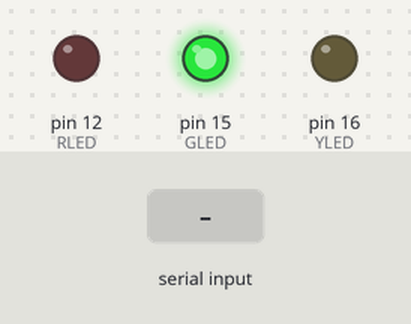
The sketch below on a simulated Arduino Mega 2560, built with avr-gcc and run on an emulated ATmega2560. Parts: output pins drawn as LEDs (lit = HIGH). Inputs (shaded band) come from the test bench. Random numbers use the default seed unless the sketch sets one; what the sketch prints to the serial monitor is not drawn.

Above: at 0.1 s.
At 1.4 s:
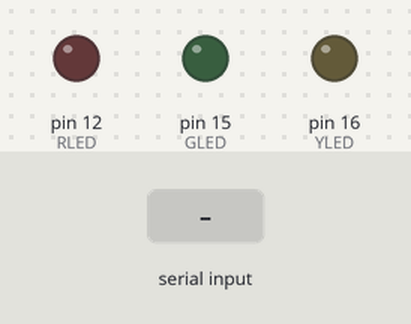
1.5 s: "W" received over the second serial link
At 2.7 s:
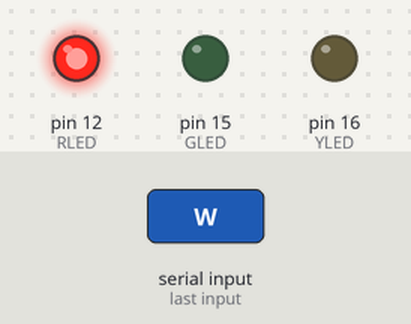
Timing chart, 0 to 8.0 s (numbered marks = the images above; inputs shaded):
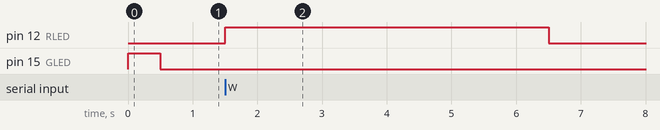

The sketch:

Lab1_Teensy_Final_Arti.ino
```cpp
#define RLED 12
#define YLED 16
#define GLED 15
//0 RX, 1 TX

struct Data
{
  uint8_t c[20];
  uint16_t len = 0;
};

char array[3] = {'R', 'Y', 'G'};
Data packet;

char s[sizeof(Data)];

// Adds one random character to the existing sequence
void genChar(Data& packet)
{
  int randNum = random(0,3);
  packet.c[packet.len] =  array[randNum];
  packet.len ++; //increase length per round
}

void reset(Data& packet)
{
  packet.len = 0;
}

void setup() {

  pinMode(RLED, OUTPUT);
  pinMode(YLED, OUTPUT);
  pinMode(GLED, OUTPUT);
  Serial.begin(9600);
  randomSeed(analogRead(0));
  Serial1.begin(9600); //write to Arduino Pro
  //Serial2.begin(9600);
  genChar(packet);
}

void loop() {
  // 1. Send bytes
  //memcpy(s, &packet, sizeof(Data)); //not necessary, below line was modified
  Serial1.write((uint8_t*)&packet, sizeof(Data)); //or cast as char
  Serial.println(sizeof(Data));
  Serial.println((char*)packet.c);

  // 2. Flash each corresponding LED to Player 1
  for(int k = 0 ; k < packet.len; k++)
  {
    Serial.println("In loop");
    char color = packet.c[k];
    if (color == 'R')
    {
      digitalWrite(RLED, HIGH);
      delay(500);
      digitalWrite(RLED, LOW);
      delay(100);
     }
     else if (color == 'Y')
     {
      digitalWrite(YLED, HIGH);
      delay(500);
      digitalWrite(YLED, LOW);
      delay(100);
      }
     else if (color == 'G')
     {
      digitalWrite(GLED, HIGH);
      delay(500);
      digitalWrite(GLED, LOW);
      delay(100);
      }
    }

    Serial.println("Pass color flashing");
    // Goes into while loop to wait for Arduino to respond
    char res;

    while(true)
{

    res = Serial1.read();
    //Serial.println("In While loop");
    Serial.println(res);
    if (res == 'C') //correct
   {
      digitalWrite(GLED, HIGH);
      delay(5000);
      digitalWrite(GLED, LOW);
      delay(500);
      genChar(packet);
      break;
   }

    if (res == 'W') //lose
    {
     digitalWrite(RLED, HIGH);
     delay(5000);
     digitalWrite(RLED, LOW);
     delay(500);
     reset(packet);
     //packet.len = 0;
     //genChar(packet); //restart
     break;
    }
}
}
```

Measured:
- after the input at 1.5 s, pin 12 (RLED): LOW → HIGH at once, → LOW 5.0 s later
